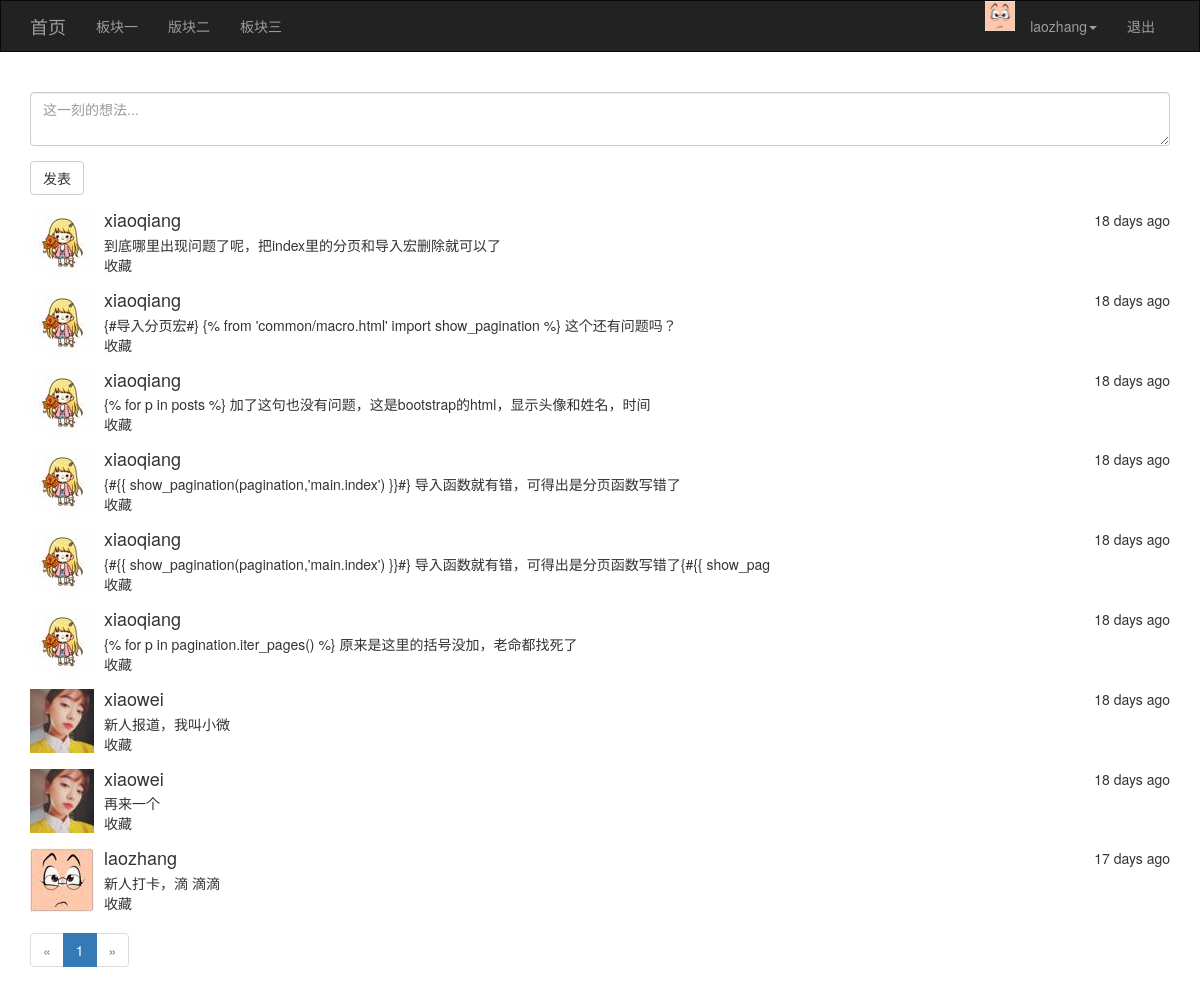
/ (signed in), run on the app's committed database.
### app/models.py (models this page shows, shortened)
class User(UserMixin,db.Model):
    id = db.Column(db.Integer,primary_key=True)
    username = db.Column(db.String(20),unique=True)
    password_hash = db.Column(db.String(128))
    email = db.Column(db.String(64),unique=True)
    confirmed = db.Column(db.Boolean,default=False)
    icon = db.Column(db.String(40),default='default.jpg')
    posts = db.relationship('Posts',backref = 'user',lazy = 'dynamic')
    favorites = db.relationship('Posts',secondary='collections',backref=db.backref('users',lazy='dynamic'),lazy='dynamic')
    @property
    def password(self):
        raise AttributeError('不能访问密码属性')

class Posts(db.Model):
    id = db.Column(db.Integer,primary_key=True)
    rid = db.Column(db.Integer,index = True,default=0)
    content = db.Column(db.Text)
    timestamp = db.Column(db.DateTime,default=datetime.utcnow)
    uid = db.Column(db.Integer,db.ForeignKey('user.id'))

### app/views/main.py (the view, shortened to what this page needs)
@main.route('/',methods=['POST','GET'])
def index():
    form = PostsForm()
    page = request.args.get('page', 1, int) # 将获取的页码参数转为int类型
    pagination = Posts.query.filter(Posts.rid==0).paginate(page,per_page=10,error_out=False)
    posts = pagination.items
    return render_template('main/index.html', form = form, pagination = pagination, posts = posts)

### app/forms.py
class PostsForm(FlaskForm):
    content = TextAreaField('',render_kw={'placeholder':'这一刻的想法...'},validators=[Length(3,128,message='必须在3-128个字符之间')])
    submit = SubmitField('发表')

### app/models.py (called while the page is built)
@login_manager.user_loader
def load_user(uid):
    return User.query.get(uid)

### app/templates/main/index.html (shortened to what this page needs)
{% extends 'common/base.html' %}
{% from 'common/macro.html' import show_pagination %}
{% block page_content %}
{{ quick_form(form) }}
    {% for p in posts %}
        <div class="media">
            <div class="media-left">
                <a href="#">
                    <img class="media-object" src="{{ url_for('static',filename='upload/'+p.user.icon) }}" alt="icon">
                </a>
            </div>
            <div class="media-body">
                <div style='float:right'>{{ moment(p.timestamp).fromNow() }}</div>
                <h4 class="media-heading" >{{ p.user.username }}</h4>
                  <div>
                {{ p.content }}
                  </div>
{% if current_user.is_authenticated %}
                <div style="cursor: pointer;" url="{{ url_for('posts.collect',pid=p.id) }}" class="collect">收藏</div>
{% endif %}
            </div>
        </div>
    {% endfor %}
{{ show_pagination(pagination,'main.index') }}
{% endblock %}

### app/templates/common/base.html (shortened to what this page needs)
{% extends 'bootstrap/base.html' %}
{% from 'bootstrap/wtf.html' import quick_form %}
{% block navbar %}
    <nav class="navbar navbar-inverse" style="border-radius: 0px">
        <div class="container">
            <div class="navbar-header">
                <a class="navbar-brand" href="{{ url_for('main.index') }}">首页</a>
            </div>
            <div class="collapse navbar-collapse" id="bs-example-navbar-collapse-1">
                <ul class="nav navbar-nav">
                    <li><a href="#">板块一</a></li>
                    <li><a href="#">版块二</a></li>
                    <li><a href="#">板块三</a></li>
                </ul>
                <ul class="nav navbar-nav navbar-right">
                    {% if current_user.is_authenticated %}
                         <li><img src="{{ url_for('static',filename='upload/'+current_user.icon) }}" width="30px" style="display: inline-block; vertical-align: middle;" alt="icon"></li>
                        <li class="dropdown">
                            <a href="#" class="dropdown-toggle" data-toggle="dropdown" role="button"
                               aria-haspopup="true" aria-expanded="false">{{ current_user.username }}<span class="caret"></span></a>
                        </li>
                    <li><a href="{{ url_for('user.logout') }}">退出</a></li>
                    {% else %}
                    <li><a href="{{ url_for('user.login') }}">登录</a></li>
                    <li><a href="{{ url_for('user.register') }}">注册</a></li>
                    {% endif %}
                </ul>
            </div>
        </div>
    </nav>
{% endblock %}
{% block content%}
<div class="container">
{% block page_content %} 默认内容 {% endblock %}
</div>
{% endblock %}
{% block head %}
{{ super() }}
{% endblock %}

### data on the page
User: icon (picture), username "laozhang"
Posts: icon (picture), timestamp "18 days ago", user.username "xiaoqiang", content "到底哪里出现问题了呢，把index里的分页和导入宏删除就可以了"
Posts: icon (picture), timestamp "18 days ago", user.username "xiaoqiang", content "{#导入分页宏#} {% from 'common/macro.html' import show_pagination %} 这个还有问题吗？"
Posts: icon (picture), timestamp "18 days ago", user.username "xiaoqiang", content "{% for p in posts %} 加了这句也没有问题，这是bootstrap的html，显示头像和姓名，时间"
Posts: icon (picture), timestamp "18 days ago", user.username "xiaoqiang", content "{#{{ show_pagination(pagination,'main.index') }}#} 导入函数就有错，可得出是分页函数写错了"
Posts: icon (picture), timestamp "18 days ago", user.username "xiaoqiang", content "{#{{ show_pagination(pagination,'main.index') }}#} 导入函数就有错，可得出是分页函数写错了{#{{ show_pag"
Posts: icon (picture), timestamp "18 days ago", user.username "xiaoqiang", content "{% for p in pagination.iter_pages() %} 原来是这里的括号没加，老命都找死了"
Posts: icon (picture), timestamp "18 days ago", user.username "xiaowei", content "新人报道，我叫小微"
Posts: icon (picture), timestamp "18 days ago", user.username "xiaowei", content "再来一个"
Posts: icon (picture), timestamp "17 days ago", user.username "laozhang", content "新人打卡，滴 滴滴"

### other printed values
{{ p }} "1"
